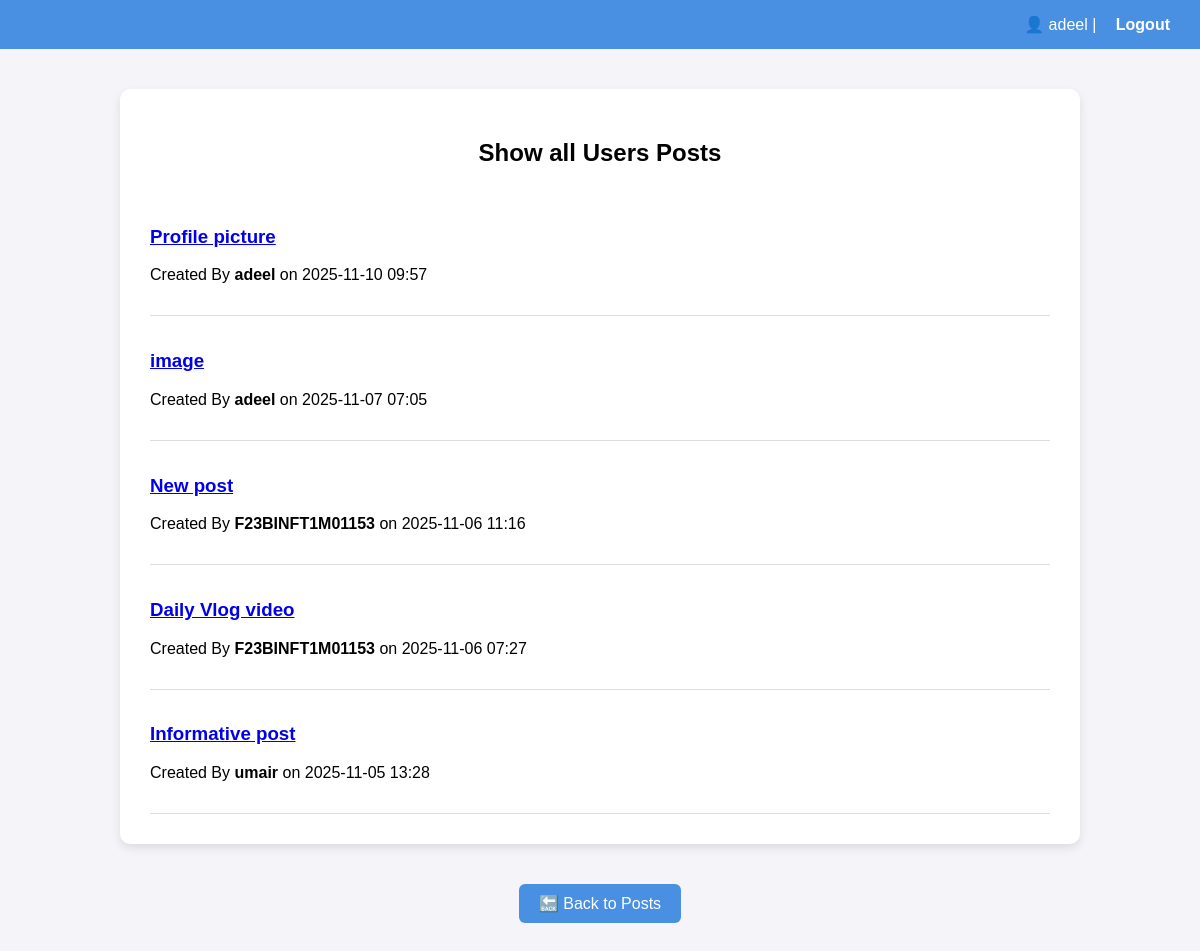
Screenshot of /posts/ (signed in) with the database file from the repository.
### newapp/models.py (models this page shows)
class Post(models.Model):
    title = models.CharField(max_length=200)
    content = models.TextField()
    insert_image = models.ImageField(upload_to='post_images/', null=True, blank=True)
    author = models.ForeignKey(User, on_delete=models.CASCADE)
    created_at = models.DateTimeField(auto_now_add=True)
    updated_at = models.DateTimeField(auto_now=True)
    views = models.PositiveIntegerField(default=0)

### newapp/views.py (the view)
# urls.py: path("posts/", views.show_all_list, name="show_all_list"),
def show_all_list(request):
    posts = Post.objects.all().order_by('-created_at')
    return render(request, 'newapp/show_all_posts.html', {'posts': posts})

### templates/newapp/show_all_posts.html (shortened to what this page needs)
{% load static %}
<!DOCTYPE html>
<html>
<head>
</head>
<body>
<header>
    <div>
        {% if request.user.is_authenticated %}
            👤 {{ request.user.username }} |
            <a href="{% url 'newapp:logout' %}">Logout</a>
        {% else %}
            <a href="{% url 'newapp:login' %}">Login</a> |
            <a href="{% url 'newapp:register' %}">Register</a>
        {% endif %}
    </div>
</header>
<div class="container">
    <h2>Show all Users Posts</h2>
    {% for post in posts %}
        <div class="post">
            <h3><a href="{% url 'newapp:post_detail' post.pk %}">{{ post.title }}</a></h3>
            <p>Created By <strong>{{ post.author.username }}</strong> on {{ post.created_at|date:"Y-m-d H:i" }}</p>
        </div>
    {% empty %}
        <p>No posts available.</p>
    {% endfor %}
</div>
<div class="bottom-buttons">
    <a href="{% url 'newapp:post_list' %}" class="btn">🔙 Back to Posts</a>
</div>
</body>
</html>

### templates/newapp/show_all_posts.html (style rules this page uses)
body { font-family: "Poppins", sans-serif; background: #f4f4f9; margin: 0; padding: 0; }
header { background: #4a90e2; color: white; padding: 15px 30px; display: flex; justify-content: flex-end; align-items: center; }
header a { color: white; text-decoration: none; margin-left: 15px; font-weight: bold; }
.container { padding: 30px; max-width: 900px; margin: 40px auto; background: white; border-radius: 10px; box-shadow: 0 4px 10px rgba(0,0,0,0.1); }
.btn { background: #4a90e2; color: white; padding: 10px 20px; border-radius: 6px; text-decoration: none; font-weight: 500; display: inline-block; transition: background 0.3s, transform 0.2s; }
h2 { text-align: center; margin-bottom: 25px; }
.post { border-bottom: 1px solid #ddd; padding: 15px 0; }
.bottom-buttons { text-align: center; margin: 30px 0; }

### rows the page displays
Post: title "Profile picture", author.username "adeel", created_at "2025-11-10 09:57"
Post: title "image", author.username "adeel", created_at "2025-11-07 07:05"
Post: title "New post", author.username "F23BINFT1M01153", created_at "2025-11-06 11:16"
Post: title "Daily Vlog video", author.username "F23BINFT1M01153", created_at "2025-11-06 07:27"
Post: title "Informative post", author.username "umair", created_at "2025-11-05 13:28"

### other values shown
{{ request.user.username }} "adeel"
